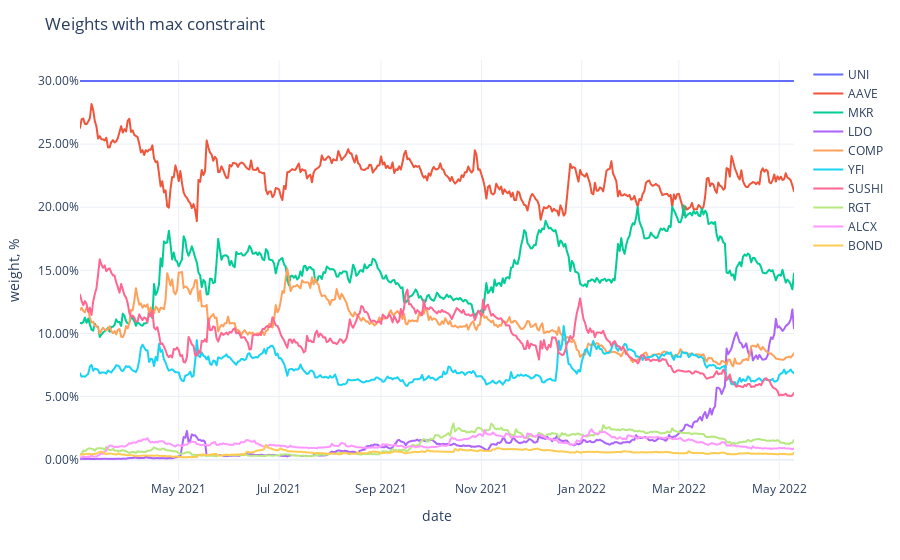

The notebook cell saved with this chart:
### Code cell
fig = px.line(adjusted_weights,
              labels={'value': 'weight, %', 'variable': ''})
fig.update_traces(
    hovertemplate="%{y}"
)
fig.update_yaxes(
    tickformat=".2%",
)
fig.update_xaxes(
    showspikes=True,
    spikethickness=2,
    spikedash="dot",
    spikecolor="#999999",
    spikemode="across",
)
fig.update_layout(
    hovermode="x",
    hoverdistance=100,  ## Distance to show hover label of data point
    spikedistance=1000,  ## Distance to show spike
    template='plotly_white',
    title='Weights with max constraint'
)

### Figure 1 — Plotly figure (JSON) as saved in the notebook; plotly's stock layout.template omitted (floating-point values rounded to 4 significant figures; data arrays with more than 128 entries replaced by an {"elided": "..."} marker saying what was removed)
{"data": [{"hovertemplate": "%{y}", "legendgroup": "UNI", "line": {"color": "#636efa", "dash": "solid"}, "marker": {"symbol": "circle"}, "mode": "lines", "name": "UNI", "showlegend": true, "type": "scattergl", "x": {"elided": "435 str values"}, "xaxis": "x", "y": {"elided": "435 float values"}, "yaxis": "y"}, {"hovertemplate": "%{y}", "legendgroup": "AAVE", "line": {"color": "#EF553B", "dash": "solid"}, "marker": {"symbol": "circle"}, "mode": "lines", "name": "AAVE", "showlegend": true, "type": "scattergl", "x": {"elided": "435 str values"}, "xaxis": "x", "y": {"elided": "435 float values"}, "yaxis": "y"}, {"hovertemplate": "%{y}", "legendgroup": "MKR", "line": {"color": "#00cc96", "dash": "solid"}, "marker": {"symbol": "circle"}, "mode": "lines", "name": "MKR", "showlegend": true, "type": "scattergl", "x": {"elided": "435 str values"}, "xaxis": "x", "y": {"elided": "435 float values"}, "yaxis": "y"}, {"hovertemplate": "%{y}", "legendgroup": "LDO", "line": {"color": "#ab63fa", "dash": "solid"}, "marker": {"symbol": "circle"}, "mode": "lines", "name": "LDO", "showlegend": true, "type": "scattergl", "x": {"elided": "435 str values"}, "xaxis": "x", "y": {"elided": "435 float values"}, "yaxis": "y"}, {"hovertemplate": "%{y}", "legendgroup": "COMP", "line": {"color": "#FFA15A", "dash": "solid"}, "marker": {"symbol": "circle"}, "mode": "lines", "name": "COMP", "showlegend": true, "type": "scattergl", "x": {"elided": "435 str values"}, "xaxis": "x", "y": {"elided": "435 float values"}, "yaxis": "y"}, {"hovertemplate": "%{y}", "legendgroup": "YFI", "line": {"color": "#19d3f3", "dash": "solid"}, "marker": {"symbol": "circle"}, "mode": "lines", "name": "YFI", "showlegend": true, "type": "scattergl", "x": {"elided": "435 str values"}, "xaxis": "x", "y": {"elided": "435 float values"}, "yaxis": "y"}, {"hovertemplate": "%{y}", "legendgroup": "SUSHI", "line": {"color": "#FF6692", "dash": "solid"}, "marker": {"symbol": "circle"}, "mode": "lines", "name": "SUSHI", "showlegend": true, "type": "scattergl", "x": {"elided": "435 str values"}, "xaxis": "x", "y": {"elided": "435 float values"}, "yaxis": "y"}, {"hovertemplate": "%{y}", "legendgroup": "RGT", "line": {"color": "#B6E880", "dash": "solid"}, "marker": {"symbol": "circle"}, "mode": "lines", "name": "RGT", "showlegend": true, "type": "scattergl", "x": {"elided": "435 str values"}, "xaxis": "x", "y": {"elided": "435 float values"}, "yaxis": "y"}, {"hovertemplate": "%{y}", "legendgroup": "ALCX", "line": {"color": "#FF97FF", "dash": "solid"}, "marker": {"symbol": "circle"}, "mode": "lines", "name": "ALCX", "showlegend": true, "type": "scattergl", "x": {"elided": "435 str values"}, "xaxis": "x", "y": {"elided": "435 float values"}, "yaxis": "y"}, {"hovertemplate": "%{y}", "legendgroup": "BOND", "line": {"color": "#FECB52", "dash": "solid"}, "marker": {"symbol": "circle"}, "mode": "lines", "name": "BOND", "showlegend": true, "type": "scattergl", "x": {"elided": "435 str values"}, "xaxis": "x", "y": {"elided": "435 float values"}, "yaxis": "y"}], "layout": {"autosize": true, "hoverdistance": 100, "hovermode": "x", "legend": {"title": {"text": ""}, "tracegroupgap": 0}, "margin": {"t": 60}, "spikedistance": 1000, "title": {"text": "Weights with max constraint"}, "xaxis": {"anchor": "y", "autorange": true, "domain": [0, 1], "range": ["2021-03-02", "2022-05-10"], "showspikes": true, "spikecolor": "#999999", "spikedash": "dot", "spikemode": "across", "spikethickness": 2, "title": {"text": "date"}, "type": "date"}, "yaxis": {"anchor": "x", "autorange": true, "domain": [0, 1], "range": [-0.01612, 0.3166], "tickformat": ".2%", "title": {"text": "weight, %"}, "type": "linear"}}}
